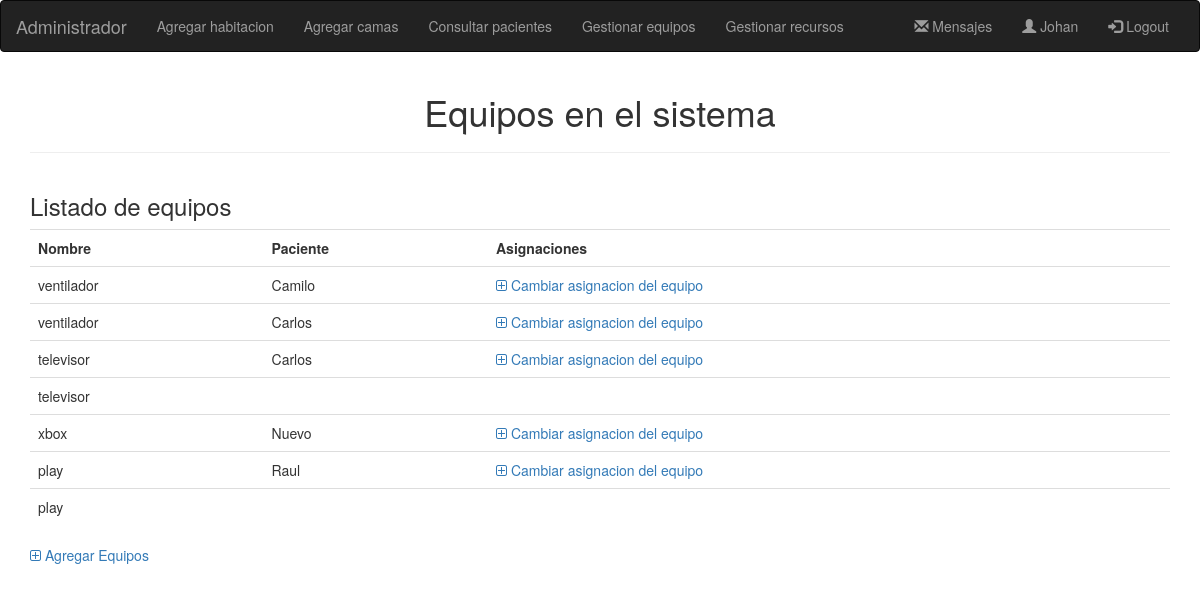
The page /Proyecto/views/gestionarEquipos.php?user=1 on the database its author committed.
### tables this page shows
CREATE TABLE `medico` (
  `ID` int(11) NOT NULL,
  `Nombre` char(15) DEFAULT NULL,
  `Email` char(40) DEFAULT NULL,
  `Contraseña` char(15) DEFAULT NULL,
  `Rol` bit(1) DEFAULT NULL
);

CREATE TABLE `equipos` (
  `ID` int(11) NOT NULL,
  `Nombre` char(15) DEFAULT NULL,
  `IDPaciente` int(11) DEFAULT NULL
);

CREATE TABLE `paciente` (
  `ID` int(11) NOT NULL,
  `Nombre` char(15) DEFAULT NULL,
  `Diagnostico` char(15) DEFAULT NULL,
  `Prioridad` int(11) DEFAULT NULL,
  `TiempoDeDuracion` int(11) DEFAULT NULL,
  `FechaDeIngreso` date DEFAULT NULL,
  `IDHabitacion` int(11) DEFAULT NULL,
  `IDCama` int(11) DEFAULT NULL,
  `IDMedico` int(11) DEFAULT NULL
);

### Proyecto/controllers/PacienteControlador.php (called while the page is built, shortened)
<?php
class ControllerPacientes {
    public function getMedico($id) {
        require_once("../models/Pacientes.php");
        $services = new Service();
        return mysqli_fetch_array($services->getMedico($id));
    }
}
?>

### Proyecto/models/Pacientes.php (called while the page is built, shortened)
<?php
class Service {
    private $db;
    public function __construct() {
        $this->db = mysqli_connect(HOST_DB, USUARIO_DB, USUARIO_PASS, NOMBRE_DB);
    }
    public function getMedico($id) {
        $sql = "SELECT * FROM Medico WHERE ID = $id";
        return mysqli_query($this->db,$sql);
    }
}
?>

### Proyecto/controllers/EquiposControlador.php (called while the page is built, shortened)
<?php
class ControllerEquipos {
    public function getEquipos() {
        require_once("../models/Equipos.php");
        $services = new Services();
        return $services->getEquipos();
    }
    public function getPaciente($id) {
        require_once("../models/Equipos.php");
        $services = new Services();
        return mysqli_fetch_array($services->getPaciente($id));
    }
}
?>

### Proyecto/models/Equipos.php (called while the page is built, shortened)
<?php
class Services {
    private $db;
    public function __construct() {
        $this->db = mysqli_connect(HOST_DB, USUARIO_DB, USUARIO_PASS, NOMBRE_DB);
    }
    public function getEquipos() {
        $sql = "SELECT * FROM Equipos ";
        return mysqli_query($this->db,$sql);
    }
    public function getPaciente($id) {
        $sql = "SELECT * FROM Paciente WHERE ID = $id";
        return mysqli_query($this->db,$sql);
    }
}
?>

### Proyecto/views/gestionarEquipos.php (the view, shortened to what this page needs)
<?php
    require_once("homeAdmin.php");
    include "../controllers/EquiposControlador.php";
    $nuevo = new ControllerEquipos ();
    $datos = $nuevo-> getEquipos();
?>
<html>
    <head>
        <link rel="stylesheet" href="https://cdnjs.cloudflare.com/ajax/libs/font-awesome/4.7.0/css/font-awesome.min.css">
        <link href="//maxcdn.bootstrapcdn.com/bootstrap/3.2.0/css/bootstrap.min.css" rel="stylesheet" type="text/css" />
        <link href="https://maxcdn.bootstrapcdn.com/font-awesome/4.7.0/css/font-awesome.min.css" rel="stylesheet" >
    </head>
    <body>
        <div class="container">
            <header class="text-center">
                <h1>Equipos en el sistema</h1>
                <hr/>
            </header>
            <div class="row">
                <div class="col-md-12 ">
                    <form method="post" action="<?php echo htmlspecialchars($_SERVER["PHP_SELF"]."?user=".$usuario);?>">
                        <h3>Listado de equipos </h3>
                        <table class="table">
                        <tr>
                        <th>Nombre</th>
                        <th>Paciente</th>
                        <th>Asignaciones</th>
                        </tr>
                        <?php
                        $str_datos = "";
                        while($fila = mysqli_fetch_array($datos)) {
                            if( $fila ['IDPaciente'] != null){
                                $paciente = $nuevo-> getPaciente($fila ['IDPaciente']);
                                $str_datos .= "<tr>";
                                $str_datos .= "<td>". $fila ['Nombre'] . "</td><td>". $paciente ['Nombre'] . "</td><td> <a href=\"cambiarAsignacionEquipo.php?user=". $usuario."&equipo=".$fila ['ID']."&paciente=".$paciente ['ID']."\"><i class=\"fa fa-plus-square-o\"></i> Cambiar asignacion del equipo</a></>" ;
                                $str_datos .= "</tr>";
                            }
                            else{
                                $str_datos .= "<tr>";
                                $str_datos .= "<td>". $fila ['Nombre'] . "</td><td>". $fila ['IDPaciente'] . "</td><td></td>" ;
                                $str_datos .= "</tr>";
                            }
                        }
                        $str_datos .= "</table>";
                        echo $str_datos;
                        ?>
                    </form>
                    <a href="crearEquipo.php?user=<?php echo $usuario; ?>"> <i class="fa fa-plus-square-o"></i> Agregar Equipos</a>
                </div>
            </div>
        </div>
    </body>
</html>

### Proyecto/views/homeAdmin.php (shortened to what this page needs)
<!DOCTYPE html>
<?php
    $usuario = $_REQUEST['user'];
    include "../controllers/PacienteControlador.php";
    $nuevo = new ControllerPacientes ();
    $medico = $nuevo-> getMedico($usuario);
?>
<html>
    <head>
        <link rel="stylesheet" href="https://maxcdn.bootstrapcdn.com/bootstrap/3.4.1/css/bootstrap.min.css">
    </head>
    <body>
    <nav class="navbar navbar-inverse">
        <div class="container-fluid">
            <div class="navbar-header">
            <a class="navbar-brand" href="inicioAdmin.php?user=<?php echo $usuario; ?>">Administrador</a>
            </div>
            <div class="collapse navbar-collapse" id="myNavbar">
            <ul class="nav navbar-nav">
                <li><a href="habitaciones.php?user=<?php echo $usuario; ?>">Agregar habitacion</a></li>
                <li><a href="camas.php?user=<?php echo $usuario; ?>">Agregar camas</a></li>
                <li><a href="pacientes.php?user=<?php echo $usuario; ?>">Consultar pacientes</a></li>
                <li><a href="gestionarEquipos.php?user=<?php echo $usuario; ?>">Gestionar equipos</a></li>
                <li><a href="gestionarRecursos.php?user=<?php echo $usuario; ?>">Gestionar recursos</a></li>
            </ul>
            <ul class="nav navbar-nav navbar-right">
                <li><a href="mensajes.php?user=<?php echo $usuario; ?>"><span class="glyphicon glyphicon-envelope"></span> Mensajes</a></li>
                <li><a href="#"><span class="glyphicon glyphicon-user"></span> <?php echo $medico['Nombre']; ?></a></li>
                <li><a href="../index.php"><span class="glyphicon glyphicon-log-in"></span> Logout</a></li>
            </ul>
            </div>
        </div>
    </nav>
    </body>
</html>

### rows shown on the page
medico: Nombre "Johan"
equipos: Nombre "ventilador", IDPaciente.Nombre "Camilo"
equipos: Nombre "ventilador", IDPaciente.Nombre "Carlos"
equipos: Nombre "televisor", IDPaciente.Nombre "Carlos"
equipos: Nombre "televisor"
equipos: Nombre "xbox", IDPaciente.Nombre "Nuevo"
equipos: Nombre "play", IDPaciente.Nombre "Raul"
equipos: Nombre "play"
